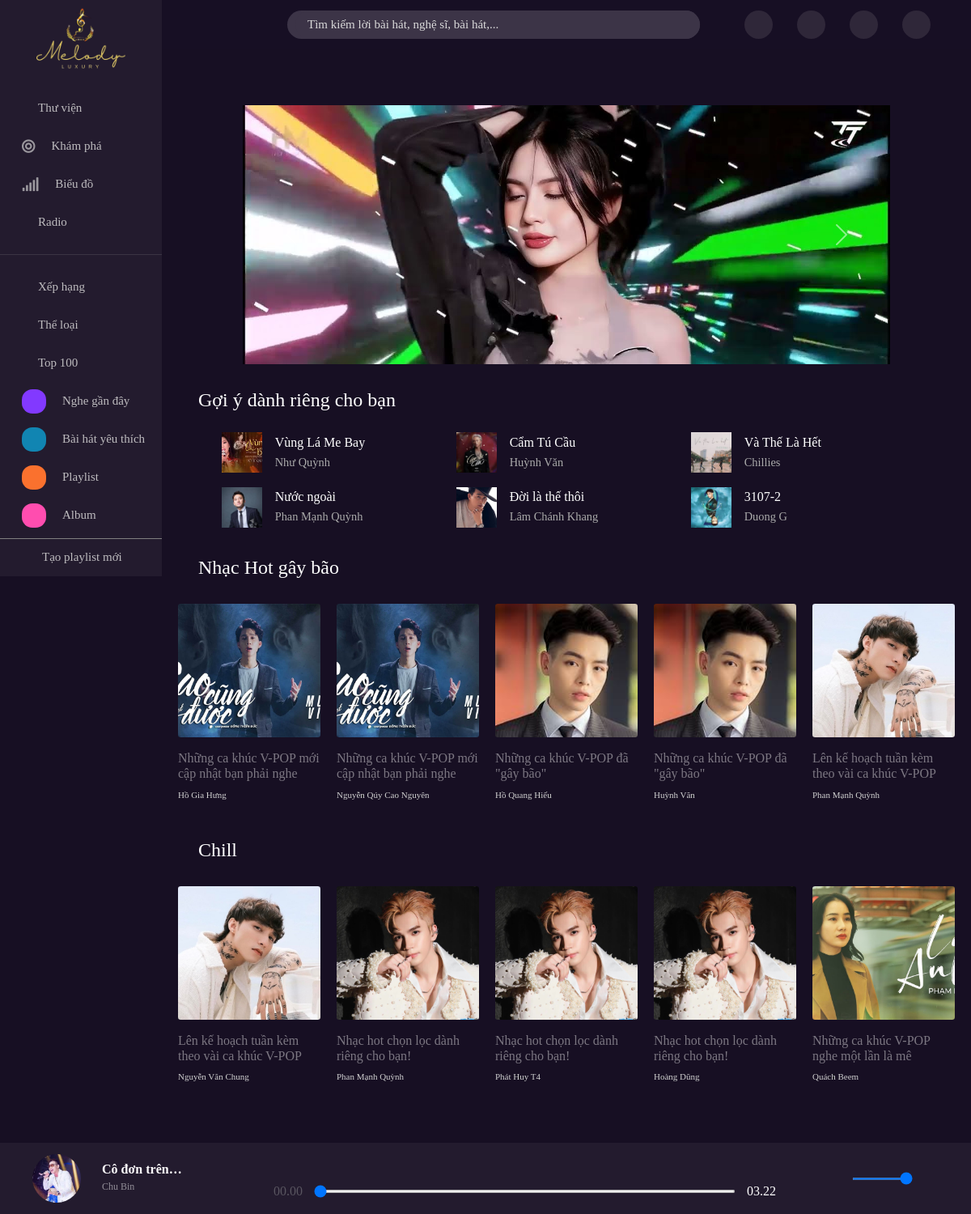
The page / on the database its author committed.
### tables this page shows
create table Songs (
	song_id int primary key auto_increment,
    song_name varchar(80) not null,
    path_audio varchar(250) not null,
    path_img varchar(250) not null,
    plays int default 0 check (plays >= 0), 
    album_id int,
    category_id int not null,
    author_id int not null,
    user_id int not null,
    foreign key (album_id) references Albums (album_id) ON DELETE SET NULL,
    foreign key (category_id) references Categories (category_id),
    foreign key (author_id) references Author_Singers (author_singer_id),
    foreign key (user_id) references Users (user_id)
);

create table Author_Singers (
	author_singer_id int primary key auto_increment,
	author_singer_name varchar(100) not null
);

create table Albums (
	album_id int primary key auto_increment,
    album_name varchar(100) not null,
    quantity int not null check(quantity >= 0),
    datetime datetime,
    album_img varchar(250)
);

### app/controllers/discoverController.php (called while the page is built)
<?php
require_once './app/views/discoverView.php';
?>

### app/controllers/App.php (called while the page is built, shortened)
<?php
class App {
    public function __construct() {
        $this->handleUrl();
    }
    public function getUrl() {
        if (!empty($_SERVER['PATH_INFO'])) {
            $url = $_SERVER['PATH_INFO'];
        } else {
            $url = '/discover';
        }
        return $url;
    }
    public function handleUrl() {
        $url = $this->getUrl();
        require_once "app/controllers" . $url . "Controller.php";
        exit();
    }}

### index.php (called while the page is built, shortened)
<?php
require_once './config/app.php';
require_once './app/controllers/App.php';
$app = new App();
?>

### app/models/songModel.php (called while the page is built, shortened)
<?php
    function suggestSong () {
        $conn = connectDB();
        $sql = "SELECT s.song_id, s.song_name, s.path_audio, s.path_img, s.plays,asi.author_singer_name
        FROM songs as s join song_singers as ss on s.song_id = ss.song_id
            join author_singers as asi on asi.author_singer_id = ss.singer_id ORDER BY RAND() LIMIT 6;";
        $result = mysqli_query($conn, $sql);
        return $result;
    }
?>

### app/models/albumModel.php (called while the page is built, shortened)
<?php
include_once './app/components/album.php';
function displayAlbums($limit = 5, $offset = 0) {
    $conn = connectDB();
    if ($conn !== null) {
        $sql = "SELECT
                    s.song_name,
                    s.path_audio,
                    s.path_img,
                    a.album_name,
                    a.album_img,
                    asg.author_singer_name
                FROM
                    songs s
                JOIN
                    albums a ON s.album_id = a.album_id
                JOIN
                    author_singers asg ON s.author_id = asg.author_singer_id
                LIMIT $limit OFFSET $offset";
        $result = mysqli_query($conn, $sql);
        return $result;
    } else {
        echo "Không thể kết nối đến cơ sở dữ liệu.";
    }
}
?>

### app/components/album.php (the view, shortened to what this page needs)
<?php
function createAlbum($albumName, $author, $imgPath) {
    $html = "
            <div class='card'>
                <ion-icon class='play-icon' name='caret-forward-outline'></ion-icon>
                <img src='$imgPath' class='card-img-top img-fluid' alt='...'>
                <div class='card-body'>
                    <h6 class='card-text'>$albumName</h6>
                    <p class='card-text'>$author</p>
                </div>
            </div>
    ";
    return $html;
}
?>

### app/views/discoverView.php (shortened to what this page needs)
<!DOCTYPE html>
<html lang="en">
<head>
    <link href="https://cdnjs.cloudflare.com/ajax/libs/font-awesome/5.15.4/css/all.min.css" rel="stylesheet">
    <link href="https://cdn.lineicons.com/4.0/lineicons.css" rel="stylesheet">
    <?php include("./app/components/linkbootstrap.php"); ?>
    <link rel="stylesheet" href="./public/css/footer.css?v=<?php echo time(); ?>">
    <link rel="stylesheet" href="./public/css/header.css?v=<?php echo time(); ?>">
    <link rel="stylesheet" href="./public/css/rank-item.css?v=<?php echo time(); ?>">
    <link rel="stylesheet" href="./public/css/sidebar.css?v=<?php echo time(); ?>">
    <link rel="stylesheet" href="./public/css/song-item.css?v=<?php echo time(); ?>">
    <link rel="stylesheet" href="./public/css/slider.css?v=<?php echo time(); ?>">
    <link rel="stylesheet" href="./public/css/song.css?v<?php echo time(); ?>">
    <link rel="stylesheet" href="./public/css/grid.css?v<?php echo time(); ?>">
    <link rel="stylesheet" href="./public/css/album.css?v<?php echo time(); ?>">
</head>
<body>
   <div class="grid" style="background-color: #170F23;">
        <div class="row no-gutters">
            <div class="col c-2">
                <?php
                include_once './app/components/sidebar.php';
                ?>
            </div>
            <div class="col c-10">
                <?php
                include_once './app/components/header.php';
                ?>
                <div>
                    <?php
                    include_once './app/components/slider.php';
                    ?>
                    <h4>Gợi ý dành riêng cho bạn</h4>
                    <div class="gallery">
                    <?php
                        include_once("./app/models/songModel.php");
                        include_once './app/components/song.php';
                        $results = suggestSong();
                        while ($row = mysqli_fetch_assoc($results)) {
                            echo createSuggestSong($row["song_name"], $row["author_singer_name"], $row["song_id"], $row["path_img"]);
                        }
                     ?>
                     </div>
                    <h4>Nhạc Hot gây bão</h4>
                    <div class="albums_hot">
                         <?php
                        include_once './app/models/albumModel.php';
                        $result = displayAlbums(5,0);
                        if (mysqli_num_rows($result) > 0) {
                            while ($row = mysqli_fetch_assoc($result)) {
                                echo createAlbum($row['album_name'], $row['author_singer_name'], $row['album_img']);
                            }
                        } else {
                            echo "Không tìm thấy bài hát nào trong cơ sở dữ liệu.";
                        }
                        ?>
                    </div>
                    <h4>Chill</h4>
                    <div class="albums_hot">
                         <?php
                        $result = displayAlbums(5,5);
                        if (mysqli_num_rows($result) > 0) {
                            while ($row = mysqli_fetch_assoc($result)) {
                                echo createAlbum($row['album_name'], $row['author_singer_name'], $row['album_img']);
                            }
                        } else {
                            echo "Không tìm thấy bài hát nào trong cơ sở dữ liệu.";
                        }
                         ?>
                    </div>
                 </div>
            </div>
                <?php
                include_once './app/components/footer.php';
                ?>
        </div>
   </div>
</body>

### app/components/song.php
<?php
  function createSuggestSong ($songName, $author, $song_id, $path_img) {
    $html = "
            <div class='item' data-song-id='$song_id'>
              <img src='$path_img' alt='>
              <ion-icon class='play-icon' name='caret-forward-outline'></ion-icon>
              <div class='info'>
                  <h5>$songName</h5>
                  <p>$author</p>
              </div>
              <ion-icon class='rank_music' name='ellipsis-horizontal-outline'></ion-icon>
            </div>
          ";
    return $html;
  }
?>

### rows shown on the page
songs: path_img (picture), song_name "Vùng Lá Me Bay", author_singers.author_singer_name "Như Quỳnh"
songs: path_img (picture), song_name "Cẩm Tú Cầu", author.author_singer_name "Huỳnh Văn", album.album_img (picture), album.album_name "Những ca khúc V-POP đã \"gây bão\""
songs: path_img (picture), song_name "Và Thế Là Hết", author.author_singer_name "Chillies"
songs: path_img (picture), song_name "Nước ngoài", author.author_singer_name "Phan Mạnh Quỳnh", album.album_img (picture), album.album_name "Lên kế hoạch tuần kèm theo vài ca khúc V-POP"
songs: path_img (picture), song_name "Đời là thế thôi", author_singers.author_singer_name "Lâm Chánh Khang"
songs: path_img (picture), song_name "3107-2", author_singers.author_singer_name "Duong G", album.album_img (picture), album.album_name "Những ca khúc V-POP mới cập nhật bạn phải nghe", author.author_singer_name "Nguyễn Qúy Cao Nguyên"
songs: album.album_img (picture), album.album_name "Những ca khúc V-POP mới cập nhật bạn phải nghe", author.author_singer_name "Hồ Gia Hưng"
songs: album.album_img (picture), album.album_name "Những ca khúc V-POP đã \"gây bão\"", author.author_singer_name "Hồ Quang Hiếu"
songs: album.album_img (picture), album.album_name "Lên kế hoạch tuần kèm theo vài ca khúc V-POP", author.author_singer_name "Nguyễn Văn Chung"
songs: album.album_img (picture), album.album_name "Nhạc hot chọn lọc dành riêng cho bạn!", author.author_singer_name "Phan Mạnh Quỳnh"
songs: album.album_img (picture), album.album_name "Nhạc hot chọn lọc dành riêng cho bạn!", author.author_singer_name "Phát Huy T4"
songs: album.album_img (picture), album.album_name "Nhạc hot chọn lọc dành riêng cho bạn!", author.author_singer_name "Hoàng Dũng"
songs: album.album_img (picture), album.album_name "Những ca khúc V-POP nghe một lần là mê", author.author_singer_name "Quách Beem"
